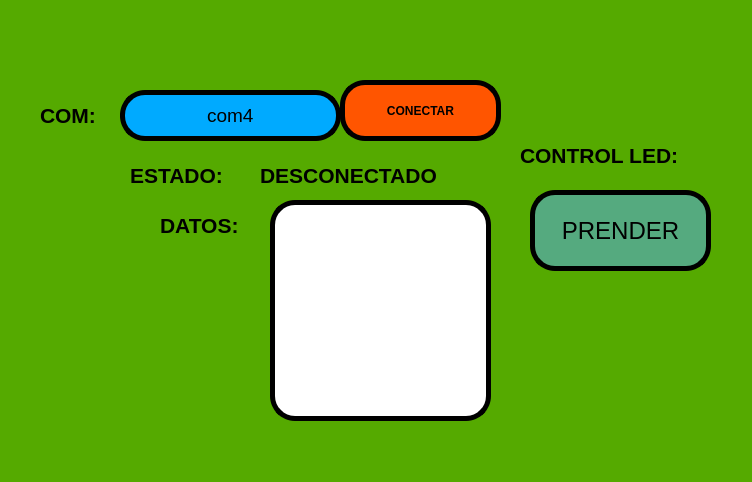
<?xml version="1.0" encoding="UTF-8"?>
<ui version="4.0">
 <class>MainWindow</class>
 <widget class="QMainWindow" name="MainWindow">
  <property name="geometry">
   <rect>
    <x>0</x>
    <y>0</y>
    <width>752</width>
    <height>482</height>
   </rect>
  </property>
  <property name="windowTitle">
   <string>MainWindow</string>
  </property>
  <property name="styleSheet">
   <string notr="true">background-color: rgb(85, 170, 0);</string>
  </property>
  <widget class="QWidget" name="centralwidget">
   <widget class="QLabel" name="label_2">
    <property name="geometry">
     <rect>
      <x>40</x>
      <y>100</y>
      <width>81</width>
      <height>31</height>
     </rect>
    </property>
    <property name="font">
     <font>
      <pointsize>16</pointsize>
      <weight>75</weight>
      <bold>true</bold>
     </font>
    </property>
    <property name="text">
     <string>COM:</string>
    </property>
   </widget>
   <widget class="QPushButton" name="btn_accion">
    <property name="geometry">
     <rect>
      <x>340</x>
      <y>80</y>
      <width>161</width>
      <height>61</height>
     </rect>
    </property>
    <property name="font">
     <font>
      <weight>75</weight>
      <bold>true</bold>
     </font>
    </property>
    <property name="styleSheet">
     <string notr="true">background-color: rgb(255, 85, 0);
border: 5px solid black;
border-radius: 25px;</string>
    </property>
    <property name="text">
     <string>CONECTAR</string>
    </property>
   </widget>
   <widget class="QLabel" name="label_3">
    <property name="geometry">
     <rect>
      <x>130</x>
      <y>160</y>
      <width>131</width>
      <height>31</height>
     </rect>
    </property>
    <property name="font">
     <font>
      <pointsize>16</pointsize>
      <weight>75</weight>
      <bold>true</bold>
     </font>
    </property>
    <property name="text">
     <string>ESTADO:</string>
    </property>
   </widget>
   <widget class="QLabel" name="txt_estado">
    <property name="geometry">
     <rect>
      <x>260</x>
      <y>160</y>
      <width>241</width>
      <height>31</height>
     </rect>
    </property>
    <property name="font">
     <font>
      <pointsize>16</pointsize>
      <weight>75</weight>
      <bold>true</bold>
     </font>
    </property>
    <property name="text">
     <string>DESCONECTADO</string>
    </property>
   </widget>
   <widget class="QListWidget" name="datos">
    <property name="geometry">
     <rect>
      <x>270</x>
      <y>200</y>
      <width>221</width>
      <height>221</height>
     </rect>
    </property>
    <property name="styleSheet">
     <string notr="true">background-color: rgb(255, 255, 255);
border: 5px solid black;
border-radius: 25px;</string>
    </property>
   </widget>
   <widget class="QLabel" name="label_6">
    <property name="geometry">
     <rect>
      <x>160</x>
      <y>210</y>
      <width>101</width>
      <height>31</height>
     </rect>
    </property>
    <property name="font">
     <font>
      <pointsize>16</pointsize>
      <weight>75</weight>
      <bold>true</bold>
     </font>
    </property>
    <property name="text">
     <string>DATOS:</string>
    </property>
   </widget>
   <widget class="QLabel" name="label_7">
    <property name="geometry">
     <rect>
      <x>520</x>
      <y>140</y>
      <width>211</width>
      <height>31</height>
     </rect>
    </property>
    <property name="font">
     <font>
      <pointsize>16</pointsize>
      <weight>75</weight>
      <bold>true</bold>
     </font>
    </property>
    <property name="text">
     <string>CONTROL LED:</string>
    </property>
   </widget>
   <widget class="QLabel" name="label">
    <property name="geometry">
     <rect>
      <x>640</x>
      <y>30</y>
      <width>101</width>
      <height>61</height>
     </rect>
    </property>
    <property name="text">
     <string/>
    </property>
    <property name="pixmap">
     <pixmap resource="../../../../Imagenes/RecursosArduino.qrc">:/Logos/LogoFIT.png</pixmap>
    </property>
    <property name="scaledContents">
     <bool>true</bool>
    </property>
   </widget>
   <widget class="QLabel" name="label_4">
    <property name="geometry">
     <rect>
      <x>20</x>
      <y>30</y>
      <width>101</width>
      <height>61</height>
     </rect>
    </property>
    <property name="text">
     <string/>
    </property>
    <property name="pixmap">
     <pixmap resource="../../../../Imagenes/RecursosArduino.qrc">:/Logos/LogoUAT.png</pixmap>
    </property>
    <property name="scaledContents">
     <bool>true</bool>
    </property>
   </widget>
   <widget class="QLabel" name="label_5">
    <property name="geometry">
     <rect>
      <x>600</x>
      <y>330</y>
      <width>101</width>
      <height>61</height>
     </rect>
    </property>
    <property name="text">
     <string/>
    </property>
    <property name="pixmap">
     <pixmap resource="../../../../Imagenes/RecursosArduino.qrc">:/Logos/LogoEquipo.jpeg</pixmap>
    </property>
    <property name="scaledContents">
     <bool>true</bool>
    </property>
   </widget>
   <widget class="QPushButton" name="btn_control_led">
    <property name="geometry">
     <rect>
      <x>530</x>
      <y>190</y>
      <width>181</width>
      <height>81</height>
     </rect>
    </property>
    <property name="font">
     <font>
      <pointsize>18</pointsize>
     </font>
    </property>
    <property name="styleSheet">
     <string notr="true">background-color: rgb(85, 170, 127);
border: 5px solid black;
border-radius: 25px;</string>
    </property>
    <property name="text">
     <string>PRENDER</string>
    </property>
   </widget>
   <widget class="QLineEdit" name="txt_com">
    <property name="geometry">
     <rect>
      <x>120</x>
      <y>90</y>
      <width>221</width>
      <height>51</height>
     </rect>
    </property>
    <property name="font">
     <font>
      <pointsize>14</pointsize>
      <weight>50</weight>
      <bold>false</bold>
     </font>
    </property>
    <property name="styleSheet">
     <string notr="true">background-color: rgb(0, 170, 255);
border: 5px solid black;
border-radius: 25px;</string>
    </property>
    <property name="text">
     <string>com4</string>
    </property>
    <property name="alignment">
     <set>Qt::AlignCenter</set>
    </property>
   </widget>
  </widget>
  <widget class="QMenuBar" name="menubar">
   <property name="geometry">
    <rect>
     <x>0</x>
     <y>0</y>
     <width>752</width>
     <height>26</height>
    </rect>
   </property>
  </widget>
  <widget class="QStatusBar" name="statusbar"/>
 </widget>
 <resources>
  <include location="../../../../Imagenes/RecursosArduino.qrc"/>
 </resources>
 <connections/>
</ui>
